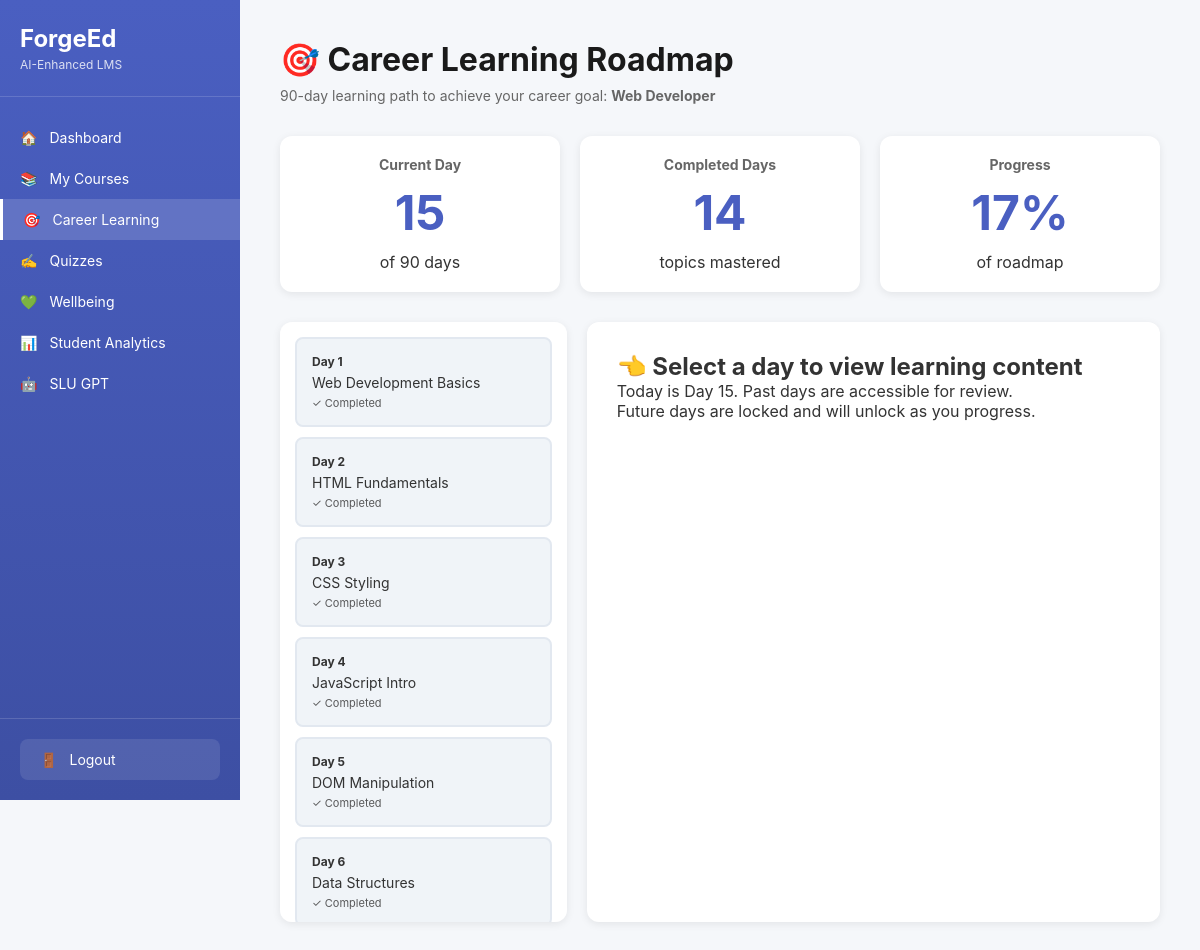
The page /career-learning (signed in) on the database its author committed.
### tables this page shows
CREATE TABLE students (
            id INTEGER PRIMARY KEY AUTOINCREMENT,
            email TEXT UNIQUE NOT NULL,
            password TEXT NOT NULL,
            first_name TEXT NOT NULL,
            last_name TEXT NOT NULL,
            gpa REAL DEFAULT 0.0,
            completion_rate INTEGER DEFAULT 0,
            slu_gpt_sessions INTEGER DEFAULT 0,
            career_goal TEXT,
            created_at TIMESTAMP DEFAULT CURRENT_TIMESTAMP
        , educational_background TEXT, is_admin BOOLEAN DEFAULT 0);

CREATE TABLE daily_roadmap (
            id INTEGER PRIMARY KEY AUTOINCREMENT,
            student_id INTEGER NOT NULL,
            day_number INTEGER NOT NULL,
            topic TEXT NOT NULL,
            theory_content TEXT,
            resources TEXT,
            study_duration INTEGER DEFAULT 120,
            is_completed BOOLEAN DEFAULT 0,
            completed_at TIMESTAMP,
            created_at TIMESTAMP DEFAULT CURRENT_TIMESTAMP,
            FOREIGN KEY (student_id) REFERENCES students (id),
            UNIQUE(student_id, day_number)
        );

### app.py (the view)
@app.route('/career-learning')
def career_learning():
    if 'student_id' not in session:
        return redirect(url_for('index'))
    student_id = session['student_id']
    conn = get_db()
    student = conn.execute('SELECT * FROM students WHERE id = ?', (student_id,)).fetchone()
    from datetime import datetime
    created_at = datetime.fromisoformat(student['created_at'])
    days_elapsed = (datetime.now() - created_at).days + 1
    current_day = min(days_elapsed, 90)  # Cap at 90 days
    roadmap = conn.execute('''
        SELECT * FROM daily_roadmap
        WHERE student_id = ?
        ORDER BY day_number
    ''', (student_id,)).fetchall()
    conn.close()
    return render_template('career_learning.html',
                         student=student,
                         roadmap=roadmap,
                         current_day=current_day)

### database.py (called while the page is built)
def get_db():
    conn = sqlite3.connect('forgeed.db')
    conn.row_factory = sqlite3.Row
    return conn

### templates/career_learning.html (shortened to what this page needs)
<!DOCTYPE html>
<html lang="en">
<head>
    <link rel="stylesheet" href="/static/style.css">
</head>
<body>
    <div class="app-container">
        <nav class="sidebar">
            <div class="sidebar-logo">
                <h2>ForgeEd</h2>
                <p>AI-Enhanced LMS</p>
            </div>
            <div class="sidebar-nav">
                <a href="/dashboard" class="nav-item">
                    <span>🏠</span> Dashboard
                </a>
                <a href="/courses" class="nav-item">
                    <span>📚</span> My Courses
                </a>
                <a href="/career-learning" class="nav-item active">
                    <span>🎯</span> Career Learning
                </a>
                <a href="/quiz" class="nav-item">
                    <span>✍️</span> Quizzes
                </a>
                <a href="/wellbeing" class="nav-item">
                    <span>💚</span> Wellbeing
                <a href="/analytics" class="nav-item">
                    <span>📊</span> Student Analytics
                </a>
                </a>
                <a href="/slu-gpt" class="nav-item">
                    <span>🤖</span> SLU GPT
                </a>
            </div>
            <div class="sidebar-footer">
                <a href="/logout" class="logout-btn">
                    <span>🚪</span> Logout
                </a>
            </div>
        </nav>
        <main class="main-content">
            <div class="page-header">
                <h1>🎯 Career Learning Roadmap</h1>
                <p>90-day learning path to achieve your career goal: <strong>{{ student['career_goal'] }}</strong></p>
            </div>
            <div class="roadmap-progress">
                <div class="progress-card">
                    <h3>Current Day</h3>
                    <div class="big-number">{{ current_day }}</div>
                    <p>of 90 days</p>
                </div>
                <div class="progress-card">
                    <h3>Completed Days</h3>
                    <div class="big-number" id="completed-count">0</div>
                    <p>topics mastered</p>
                </div>
                <div class="progress-card">
                    <h3>Progress</h3>
                    <div class="big-number">{{ (current_day / 90 * 100)|round|int }}%</div>
                    <p>of roadmap</p>
                </div>
            </div>
            <div class="roadmap-container">
                <div class="roadmap-timeline">
                    {% for day in roadmap %}
                    <div class="day-card {% if day['day_number'] == current_day %}current-day{% elif day['day_number'] < current_day %}past-day{% else %}future-day locked{% endif %}"
                         data-day="{{ day['day_number'] }}"
                         onclick="selectDay({{ day['day_number'] }}, {{ current_day }})">
                        <div class="day-number">Day {{ day['day_number'] }}</div>
                        <div class="day-topic">{{ day['topic'] }}</div>
                        {% if day['is_completed'] %}
                        <div class="day-status">✓ Completed</div>
                        {% elif day['day_number'] == current_day %}
                        <div class="day-status">📍 Today</div>
                        {% elif day['day_number'] > current_day %}
                        <div class="day-status">🔒 Locked</div>
                        {% endif %}
                    </div>
                    {% endfor %}
                </div>
                <div class="day-content">
                    <div id="select-prompt">
                        <h2>👈 Select a day to view learning content</h2>
                        <p>Today is Day {{ current_day }}. Past days are accessible for review.</p>
                        <p>Future days are locked and will unlock as you progress.</p>
                    </div>
                </div>
            </div>
        </main>
    </div>
</body>
</html>

### static/style.css (style rules this page uses)
:root { --color-academic: #2196F3; --color-academic-light: rgba(33, 150, 243, 0.08); --color-career: #9b7fd7; --color-career-light: rgba(155, 127, 215, 0.08); --color-wellbeing: #f4a261; --color-wellbeing-light: rgba(244, 162, 97, 0.08); }
* { margin: 0; padding: 0; box-sizing: border-box; }
body { font-family: -apple-system, BlinkMacSystemFont, 'Segoe UI', Roboto, 'Helvetica Neue', Arial, sans-serif; background: #f5f7fa; color: #333; }
.app-container { display: flex; min-height: 100vh; }
.sidebar { width: 240px; background: linear-gradient(180deg, #4a5fc1 0%, #3d4fa3 100%); color: white; display: flex; flex-direction: column; position: fixed; height: 100vh; overflow-y: auto; }
.sidebar-logo { padding: 24px 20px; border-bottom: 1px solid rgba(255, 255, 255, 0.15); }
.sidebar-logo h2 { font-size: 24px; font-weight: 700; }
.sidebar-logo p { font-size: 12px; opacity: 0.8; margin-top: 4px; }
.sidebar-nav { flex: 1; padding: 20px 0; }
.nav-item { display: flex; align-items: center; gap: 12px; padding: 12px 20px; color: white; text-decoration: none; transition: background 0.3s; font-size: 14px; }
.nav-item.active { background: rgba(255, 255, 255, 0.15); border-left: 3px solid white; }
.sidebar-footer { padding: 20px; border-top: 1px solid rgba(255, 255, 255, 0.15); }
.logout-btn { display: flex; align-items: center; gap: 12px; padding: 12px 20px; color: white; text-decoration: none; background: rgba(255, 255, 255, 0.1); border-radius: 8px; font-size: 14px; border: none; cursor: pointer; width: 100%; }
.main-content { flex: 1; margin-left: 240px; padding: 40px; }
.page-header { margin-bottom: 32px; }
.page-header h1 { font-size: 32px; font-weight: 700; color: #1a1a1a; margin-bottom: 8px; }
.page-header p { color: #666; font-size: 14px; }
.roadmap-progress { display: grid; grid-template-columns: repeat(auto-fit, minmax(200px, 1fr)); gap: 20px; margin-bottom: 30px; }
.progress-card { background: white; padding: 20px; border-radius: 12px; text-align: center; box-shadow: 0 2px 8px rgba(0,0,0,0.08); }
.progress-card h3 { font-size: 14px; color: #666; margin-bottom: 10px; }
.big-number { font-size: 48px; font-weight: 700; color: #4a5fc1; margin: 10px 0; }
.roadmap-container { display: grid; grid-template-columns: 1fr 2fr; gap: 20px; margin-top: 20px; }
.roadmap-timeline { max-height: 600px; overflow-y: auto; background: white; padding: 15px; border-radius: 12px; box-shadow: 0 2px 8px rgba(0,0,0,0.08); }
.day-card { padding: 15px; margin-bottom: 10px; border-radius: 8px; cursor: pointer; transition: all 0.2s; }
.day-card.past-day { background: #f0f4f8; border: 2px solid #e2e8f0; }
.day-number { font-weight: 700; font-size: 12px; margin-bottom: 5px; }
.day-topic { font-size: 14px; margin-bottom: 5px; }
.day-status { font-size: 11px; opacity: 0.8; }
.day-content { background: white; padding: 30px; border-radius: 12px; box-shadow: 0 2px 8px rgba(0,0,0,0.08); }

### rows shown on the page
students: career_goal "Web Developer"
daily_roadmap: day_number "1", topic "Web Development Basics", is_completed "✓ Completed"
daily_roadmap: day_number "2", topic "HTML Fundamentals", is_completed "✓ Completed"
daily_roadmap: day_number "3", topic "CSS Styling", is_completed "✓ Completed"
daily_roadmap: day_number "4", topic "JavaScript Intro", is_completed "✓ Completed"
daily_roadmap: day_number "5", topic "DOM Manipulation", is_completed "✓ Completed"
daily_roadmap: day_number "6", topic "Data Structures", is_completed "✓ Completed"
